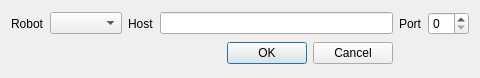
<?xml version="1.0" encoding="UTF-8"?>
<ui version="4.0">
 <class>ConnectSerial</class>
 <widget class="QDialog" name="ConnectSerial">
  <property name="geometry">
   <rect>
    <x>0</x>
    <y>0</y>
    <width>480</width>
    <height>78</height>
   </rect>
  </property>
  <property name="windowTitle">
   <string>Dialog</string>
  </property>
  <layout class="QGridLayout" name="gridLayout">
   <item row="0" column="0">
    <widget class="QLabel" name="label">
     <property name="text">
      <string>Robot</string>
     </property>
    </widget>
   </item>
   <item row="0" column="1">
    <widget class="QComboBox" name="comboBox"/>
   </item>
   <item row="0" column="2">
    <widget class="QLabel" name="label_2">
     <property name="text">
      <string>Host</string>
     </property>
    </widget>
   </item>
   <item row="0" column="3">
    <widget class="QLineEdit" name="lineEdit"/>
   </item>
   <item row="0" column="4">
    <widget class="QLabel" name="label_3">
     <property name="text">
      <string>Port</string>
     </property>
    </widget>
   </item>
   <item row="0" column="5">
    <widget class="QSpinBox" name="spinBox"/>
   </item>
   <item row="1" column="0" colspan="4">
    <widget class="QDialogButtonBox" name="buttonBox">
     <property name="orientation">
      <enum>Qt::Horizontal</enum>
     </property>
     <property name="standardButtons">
      <set>QDialogButtonBox::Cancel|QDialogButtonBox::Ok</set>
     </property>
    </widget>
   </item>
  </layout>
 </widget>
 <resources/>
 <connections>
  <connection>
   <sender>buttonBox</sender>
   <signal>accepted()</signal>
   <receiver>ConnectSerial</receiver>
   <slot>accept()</slot>
   <hints>
    <hint type="sourcelabel">
     <x>247</x>
     <y>46</y>
    </hint>
    <hint type="destinationlabel">
     <x>157</x>
     <y>77</y>
    </hint>
   </hints>
  </connection>
  <connection>
   <sender>buttonBox</sender>
   <signal>rejected()</signal>
   <receiver>ConnectSerial</receiver>
   <slot>reject()</slot>
   <hints>
    <hint type="sourcelabel">
     <x>315</x>
     <y>46</y>
    </hint>
    <hint type="destinationlabel">
     <x>286</x>
     <y>77</y>
    </hint>
   </hints>
  </connection>
 </connections>
</ui>
